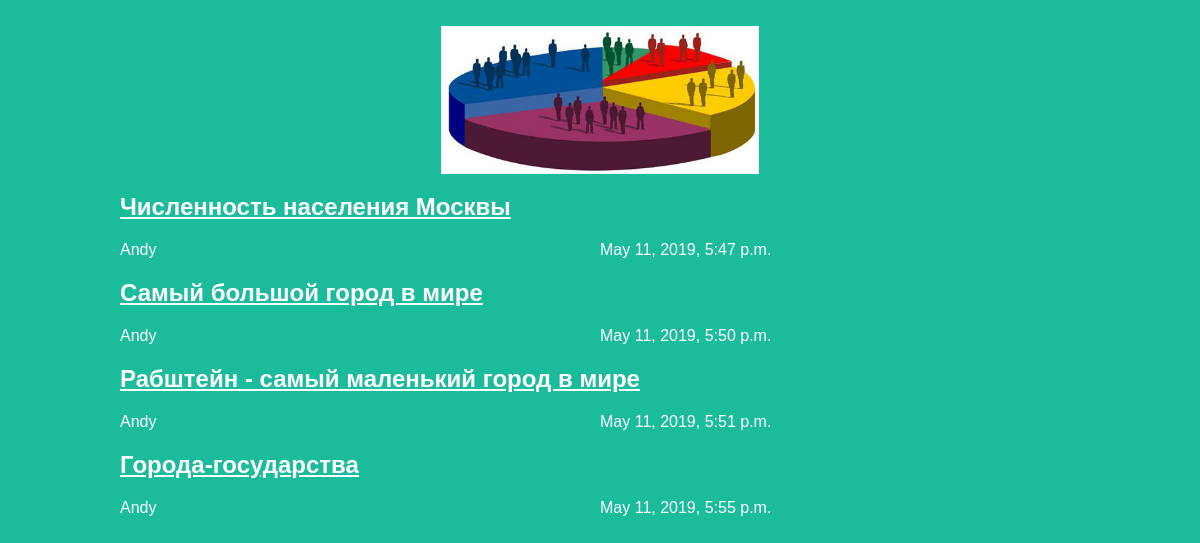
The app's page /articles/ with its own data.
### articles/models.py (models this page shows, shortened)
class Article(models.Model):
    author = models.ForeignKey(settings.AUTH_USER_MODEL, on_delete=models.CASCADE)
    title = models.CharField(max_length=200)
    text = models.TextField()
    created_date = models.DateTimeField(default=timezone.now)

### articles/views.py (the view)
# urls.py: path('articles/', views.archive, name='archive'),
def archive(request):
    return render(request, 'archive.html', {"posts":Article.objects.all()})

### articles/templates/archive.html (shortened to what this page needs)
﻿<!DOCTYPE html>
{% load staticfiles %}
<html>
	<body>
		<div class="header">
			<img src="{% static "images/people.png" %}">
			<link rel="stylesheet" href="{% static 'css/article.css' %}">
		</div>
		<div class="archive">
			{% for post in posts %}
				<div class="one-post">
					<h2 class="post-title">
						<a href="/article/{{ post.id }}">{{ post.title }}</a>
					</h2>
					<div class="article-info">
						<div class="article-author">{{ post.author.username }}</div>
						<div class="article-createddate">{{ post.created_date }}</div>
					</div>
				</div>
			{% endfor %}
		</div>
	</body>
</html>

### articles/static/css/article.css (style rules this page uses)
body { background: #1abc9c; font-family: Tahoma, Arial, sans-serif; color: #ffffff; }
.header img { display: block; width: 318px; margin-left: auto; margin-right: auto; }
.archive { width: 960px; margin-left: auto; margin-right: auto; }
.post-title a { font-family: Arial; color: #ffffff; }
.article-author { width: 50%; float: left; }

### records on screen
Article: title "Численность населения Москвы", author.username "Andy", created_date "May 11, 2019, 5:47 p.m."
Article: title "Самый большой город в мире", author.username "Andy", created_date "May 11, 2019, 5:50 p.m."
Article: title "Рабштейн - самый маленький город в мире", author.username "Andy", created_date "May 11, 2019, 5:51 p.m."
Article: title "Города-государства", author.username "Andy", created_date "May 11, 2019, 5:55 p.m."
